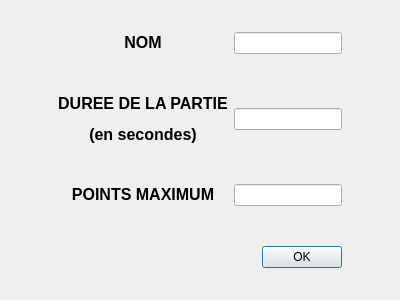
<?xml version="1.0" encoding="UTF-8"?>
<ui version="4.0">
 <class>chifoumiDialog</class>
 <widget class="QDialog" name="chifoumiDialog">
  <property name="geometry">
   <rect>
    <x>0</x>
    <y>0</y>
    <width>400</width>
    <height>300</height>
   </rect>
  </property>
  <property name="windowTitle">
   <string>Dialog</string>
  </property>
  <layout class="QHBoxLayout" name="horizontalLayout_2">
   <item>
    <spacer name="horizontalSpacer">
     <property name="orientation">
      <enum>Qt::Horizontal</enum>
     </property>
     <property name="sizeHint" stdset="0">
      <size>
       <width>40</width>
       <height>20</height>
      </size>
     </property>
    </spacer>
   </item>
   <item>
    <layout class="QHBoxLayout" name="horizontalLayout">
     <item>
      <layout class="QVBoxLayout" name="verticalLayout">
       <item>
        <spacer name="verticalSpacer_4">
         <property name="orientation">
          <enum>Qt::Vertical</enum>
         </property>
         <property name="sizeHint" stdset="0">
          <size>
           <width>20</width>
           <height>40</height>
          </size>
         </property>
        </spacer>
       </item>
       <item>
        <layout class="QGridLayout" name="gridLayout">
         <item row="1" column="1">
          <spacer name="verticalSpacer">
           <property name="orientation">
            <enum>Qt::Vertical</enum>
           </property>
           <property name="sizeType">
            <enum>QSizePolicy::Maximum</enum>
           </property>
           <property name="sizeHint" stdset="0">
            <size>
             <width>20</width>
             <height>40</height>
            </size>
           </property>
          </spacer>
         </item>
         <item row="0" column="1">
          <widget class="QLabel" name="label">
           <property name="text">
            <string>&lt;html&gt;&lt;head/&gt;&lt;body&gt;&lt;p align=&quot;center&quot;&gt;&lt;span style=&quot; font-size:12pt; font-weight:600;&quot;&gt;NOM&lt;/span&gt;&lt;/p&gt;&lt;/body&gt;&lt;/html&gt;</string>
           </property>
          </widget>
         </item>
         <item row="5" column="2">
          <spacer name="verticalSpacer_2">
           <property name="orientation">
            <enum>Qt::Vertical</enum>
           </property>
           <property name="sizeType">
            <enum>QSizePolicy::Maximum</enum>
           </property>
           <property name="sizeHint" stdset="0">
            <size>
             <width>20</width>
             <height>40</height>
            </size>
           </property>
          </spacer>
         </item>
         <item row="6" column="2">
          <widget class="QDialogButtonBox" name="buttonBox">
           <property name="orientation">
            <enum>Qt::Horizontal</enum>
           </property>
           <property name="standardButtons">
            <set>QDialogButtonBox::Ok</set>
           </property>
          </widget>
         </item>
         <item row="2" column="2">
          <widget class="QLineEdit" name="temps"/>
         </item>
         <item row="2" column="1">
          <widget class="QLabel" name="label_2">
           <property name="text">
            <string>&lt;html&gt;&lt;head/&gt;&lt;body&gt;&lt;p align=&quot;center&quot;&gt;&lt;span style=&quot; font-size:12pt; font-weight:600;&quot;&gt;DUREE DE LA PARTIE&lt;/span&gt;&lt;/p&gt;&lt;p align=&quot;center&quot;&gt;&lt;span style=&quot; font-size:12pt; font-weight:600;&quot;&gt;(en secondes)&lt;/span&gt;&lt;/p&gt;&lt;/body&gt;&lt;/html&gt;</string>
           </property>
          </widget>
         </item>
         <item row="4" column="1">
          <widget class="QLabel" name="label_3">
           <property name="text">
            <string>&lt;html&gt;&lt;head/&gt;&lt;body&gt;&lt;p align=&quot;center&quot;&gt;&lt;span style=&quot; font-size:12pt; font-weight:600;&quot;&gt;POINTS MAXIMUM&lt;/span&gt;&lt;/p&gt;&lt;/body&gt;&lt;/html&gt;</string>
           </property>
          </widget>
         </item>
         <item row="4" column="2">
          <widget class="QLineEdit" name="points"/>
         </item>
         <item row="0" column="2">
          <widget class="QLineEdit" name="nom"/>
         </item>
         <item row="3" column="1">
          <spacer name="verticalSpacer_3">
           <property name="orientation">
            <enum>Qt::Vertical</enum>
           </property>
           <property name="sizeType">
            <enum>QSizePolicy::Maximum</enum>
           </property>
           <property name="sizeHint" stdset="0">
            <size>
             <width>20</width>
             <height>40</height>
            </size>
           </property>
          </spacer>
         </item>
        </layout>
       </item>
       <item>
        <spacer name="verticalSpacer_5">
         <property name="orientation">
          <enum>Qt::Vertical</enum>
         </property>
         <property name="sizeHint" stdset="0">
          <size>
           <width>20</width>
           <height>40</height>
          </size>
         </property>
        </spacer>
       </item>
      </layout>
     </item>
    </layout>
   </item>
   <item>
    <spacer name="horizontalSpacer_2">
     <property name="orientation">
      <enum>Qt::Horizontal</enum>
     </property>
     <property name="sizeHint" stdset="0">
      <size>
       <width>40</width>
       <height>20</height>
      </size>
     </property>
    </spacer>
   </item>
  </layout>
 </widget>
 <resources/>
 <connections>
  <connection>
   <sender>buttonBox</sender>
   <signal>accepted()</signal>
   <receiver>chifoumiDialog</receiver>
   <slot>accept()</slot>
   <hints>
    <hint type="sourcelabel">
     <x>248</x>
     <y>254</y>
    </hint>
    <hint type="destinationlabel">
     <x>157</x>
     <y>274</y>
    </hint>
   </hints>
  </connection>
  <connection>
   <sender>buttonBox</sender>
   <signal>rejected()</signal>
   <receiver>chifoumiDialog</receiver>
   <slot>reject()</slot>
   <hints>
    <hint type="sourcelabel">
     <x>316</x>
     <y>260</y>
    </hint>
    <hint type="destinationlabel">
     <x>286</x>
     <y>274</y>
    </hint>
   </hints>
  </connection>
 </connections>
</ui>
